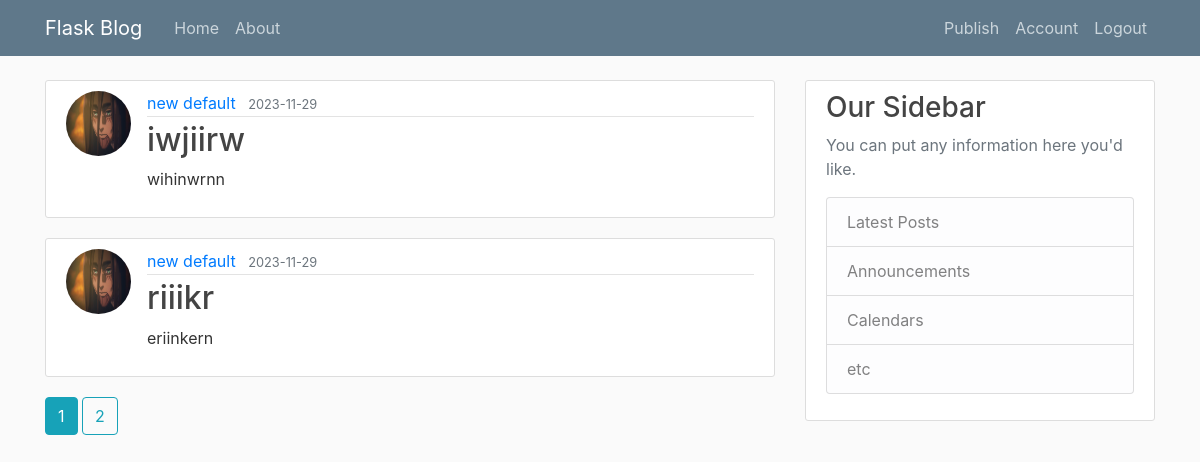
Page / (signed in) on the earlier database version.
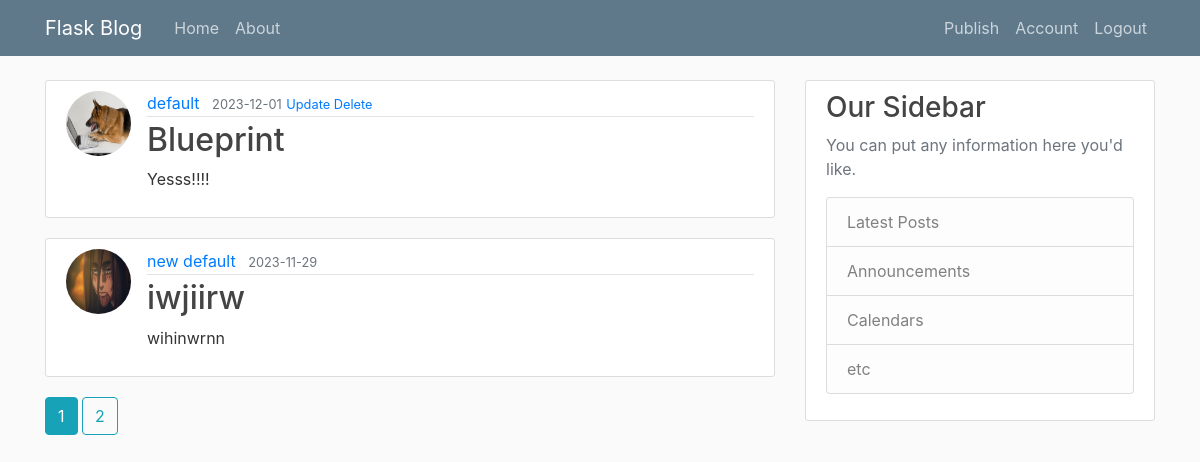
Same page on the later database version.
### flaskblog/models.py (models this page shows, shortened)
class Post(db.Model):
    id = db.Column(db.Integer, primary_key=True)
    title = db.Column(db.String(120), nullable=False, unique=True)
    content = db.Column(db.Text, nullable=False)
    date = db.Column(db.DateTime, nullable=False, default=datetime.utcnow)
    user_id = db.Column(db.Integer, db.ForeignKey('user.id'), nullable=False)

class User(db.Model, UserMixin):
    id = db.Column(db.Integer, primary_key=True)
    username = db.Column(db.String(100), nullable=False, unique=True)
    email = db.Column(db.String(120), nullable=False, unique=True)
    password = db.Column(db.String(120), nullable=False)
    image_file = db.Column(db.String(60), nullable=False, default='default-pic/default.jpg')
    posts = db.relationship('Post', backref='author', lazy=True)

### flaskblog/main/routes.py (the view)
@main.route('/')
@login_required
def home():
    page = request.args.get('page', 1, type=int)
    posts = Post.query.order_by(Post.date.desc()).paginate(page=page, per_page=2)
    return render_template('home.html', title='FlaskBlog', posts=posts)

### flaskblog/models.py (called while the page is built)
@login_user.user_loader
def load_user(user_id):
    return User.query.get(int(user_id))

### flaskblog/templates/home.html
{% extends 'base.html' %}
{% block content %}
    {% for post in posts.items %}
        <article class="media content-section">
            <img class="rounded-circle article-img" src="{{url_for('static', filename='propic/' + post.author.image_file)}}">
            <div class="media-body">
            <div class="article-metadata">
                <a class="mr-2" href="{{url_for('users.user_profile', id=post.author.id)}}">{{post.author.username}}</a>
                <small class="text-muted">{{post.date.strftime('%Y-%m-%d')}}</small>
                {% if post.author == current_user %}
                <small>
                    <a href="{{url_for('posts.update_post', id=post.id)}}">Update</a>
                </small>
                <small>
                    <a href="{{url_for('posts.delete_post', id=post.id)}}">Delete</a>
                </small>
                {% endif %}
            </div>
            <h2><a class="article-title" href="{{url_for('posts.read_post', id=post.id)}}">{{post.title}}</a></h2>
            <p class="article-content">{{post.content}}</p>
            </div>
        </article>
    {% endfor %}
    {% for page_num in posts.iter_pages() %}
        {% if page_num %}
            {% if page_num == posts.page %}
                <a class="btn btn-info mb-4" href="{{ url_for('main.home', page=page_num )}}">{{page_num}}</a>
            {% else %}
                <a class="btn btn-outline-info mb-4" href="{{ url_for('main.home', page=page_num )}}">{{page_num}}</a>
            {% endif %}
        {% endif %}
    {% endfor %}
{% endblock content %}

### flaskblog/templates/base.html (shortened to what this page needs)
<!DOCTYPE html>
<html lang="en">
<head>
    <link rel="stylesheet" href="https://cdn.jsdelivr.net/npm/bootstrap@4.0.0/dist/css/bootstrap.min.css">
    <link rel="stylesheet" type="text/css" href="{{ url_for('static', filename='main.css') }}">
</head>
<body>
    <header class="site-header">
        <nav class="navbar navbar-expand-md navbar-dark bg-steel fixed-top">
          <div class="container">
            <a class="navbar-brand mr-4" href="/">Flask Blog</a>
            <div class="collapse navbar-collapse" id="navbarToggle">
              <div class="navbar-nav mr-auto">
                <a class="nav-item nav-link" href="{{ url_for('main.home') }}">Home</a>
                <a class="nav-item nav-link" href="{{ url_for('main.about') }}">About</a>
              </div>
              <div class="navbar-nav">
                {% if current_user.is_authenticated %}
                  <a class="nav-item nav-link" href="{{ url_for('posts.publish') }}">Publish</a>
                  <a class="nav-item nav-link" href="{{ url_for('users.account') }}">Account</a>
                  <a class="nav-item nav-link" href="{{ url_for('users.logout') }}">Logout</a>
                {% else %}
                  <a class="nav-item nav-link" href="{{ url_for('users.login') }}">Login</a>
                  <a class="nav-item nav-link" href="{{ url_for('users.register') }}">Register</a>
                {% endif %}
              </div>
            </div>
          </div>
        </nav>
      </header>
      <main role="main" class="container">
        <div class="row">
          <div class="col-md-8">
            {% block content %}
            {% endblock %}
          </div>
          <div class="col-md-4">
            <div class="content-section">
              <h3>Our Sidebar</h3>
              <p class='text-muted'>You can put any information here you'd like.
                <ul class="list-group">
                  <li class="list-group-item list-group-item-light">Latest Posts</li>
                  <li class="list-group-item list-group-item-light">Announcements</li>
                  <li class="list-group-item list-group-item-light">Calendars</li>
                  <li class="list-group-item list-group-item-light">etc</li>
                </ul>
              </p>
            </div>
          </div>
        </div>
      </main>
</body>
</html>

### flaskblog/static/main.css (style rules this page uses)
body { background: #fafafa; color: #333333; margin-top: 5rem; }
h1, h2, h3, h4, h5, h6 { color: #444444; }
.bg-steel { background-color: #5f788a; }
.site-header .navbar-nav .nav-link { color: #cbd5db; }
.content-section { background: #ffffff; padding: 10px 20px; border: 1px solid #dddddd; border-radius: 3px; margin-bottom: 20px; }
.article-title { color: #444444; }
.article-content { white-space: pre-line; }
.article-img { height: 65px; width: 65px; margin-right: 16px; }
.article-metadata { padding-bottom: 1px; margin-bottom: 4px; border-bottom: 1px solid #e3e3e3 }

Differences in the rows shown:
no longer on this page (row unchanged): Post: image_file (picture), author.username "new default", date "2023-11-29", title "riiikr", content "eriinkern"
added Post: image_file (picture), author.username "default", date "2023-12-01", title "Blueprint", content "Yesss!!!!"
